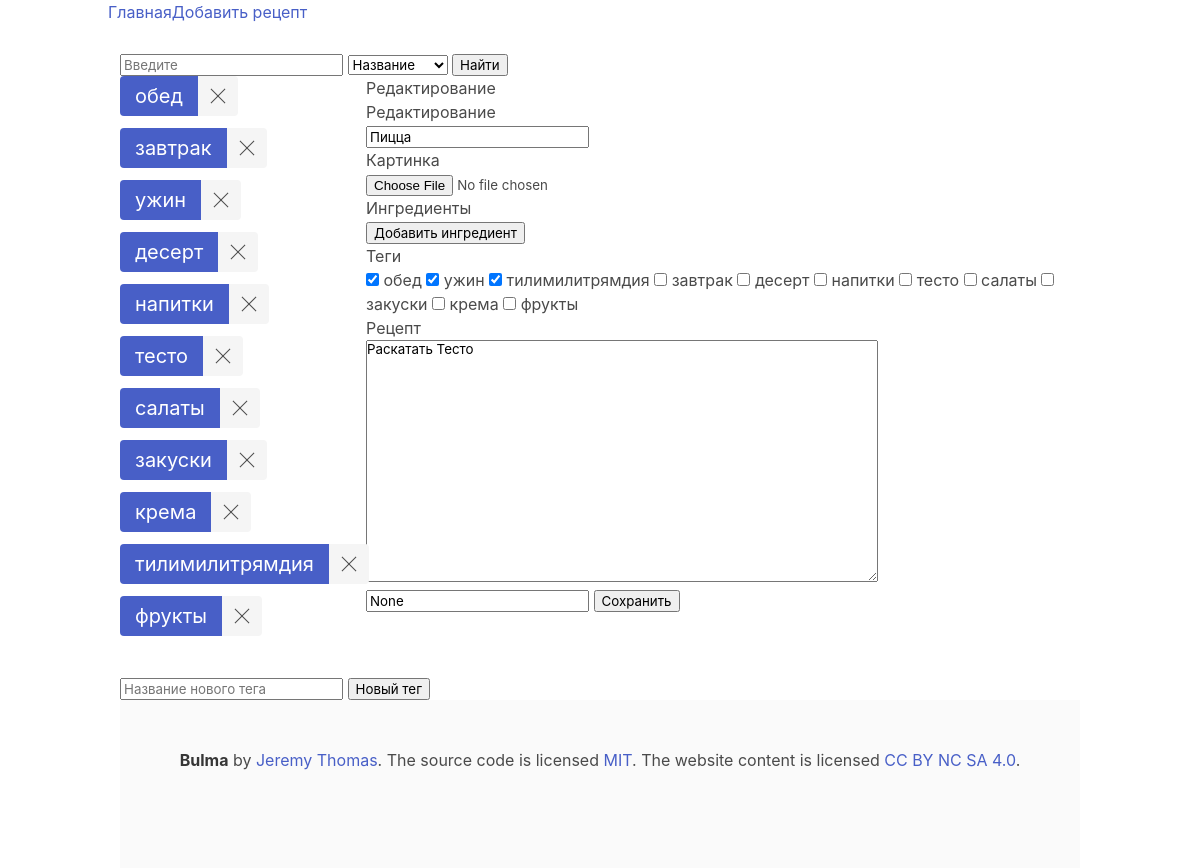
Screenshot of /picca/edit with the database file from the repository.
### tables this page shows
CREATE TABLE tags (
    id INTEGER PRIMARY KEY AUTOINCREMENT,
    title varchar(32) not null
);

CREATE TABLE recipes (id INTEGER PRIMARY KEY AUTOINCREMENT, created TIMESTAMP NOT NULL DEFAULT CURRENT_TIMESTAMP, title varchar (32) NOT NULL, url varchar (64) NOT NULL, tags varchar (64) NOT NULL, recipe text NOT NULL, image VARCHAR (255), source VARCHAR (512));

### main.py (the view)
@app.route('/<recipe_url>/edit', methods=('POST', 'GET'))
def edit(recipe_url):
    tags = databaseGet.get_all_tags()
    post = databaseGet.get_one_post_with_url(recipe_url)
    using_tags_list, unusing_tags_list = using_tags(recipe_url)
    ingredients = databaseGet.get_ingredients_to_recipe_by_recipe_id(post['id'])
    return render_template('create.html', recipe=post, tags=tags, page_title="Редактирование", use_tags=using_tags_list, unusing_tags=unusing_tags_list, ingredients=ingredients)

### main.py (called while the page is built)
def using_tags(recipe_url):
    use_tags = databaseGet.get_tags_to_recipe(recipe_url)
    all_tags = databaseGet.get_all_tags()
    unusing_tags = []
    for tag in all_tags:
        if not tag['title'] in use_tags:
            unusing_tags.append(tag['title'])
    return use_tags, unusing_tags

### src/SqlClassConnection.py (called while the page is built)
    def get_one_post_with_url(self, url):
        post = self.cursor.execute('SELECT * FROM recipes WHERE url = ?', (url,)).fetchone()
        return post

    def get_all_tags(self):
        tags = self.cursor.execute("SELECT * FROM tags").fetchall()
        return tags

    def get_tags_to_recipe(self, url):
        tags_list = []
        tags = self.cursor.execute("""SELECT * FROM tags_recipes
                                    INNER JOIN recipes ON recipes.id = tags_recipes.recipe
                                    WHERE recipes.url=?""", (url,)).fetchall()
        for i in tags:
            tag = self.cursor.execute("""SELECT * FROM tags
                                                INNER JOIN tags_recipes ON tags_recipes.tag = tags.id
                                                WHERE tags.id=?""", (i['tag'],)).fetchone()
            tags_list.append(tag['title'])
        return tags_list

    def get_ingredients_to_recipe_by_recipe_id(self, recipe_id):
        ingredients = self.cursor.execute("SELECT * FROM ingredients WHERE recipe_id=?", (recipe_id,)).fetchall()
        return ingredients

### templates/create.html (shortened to what this page needs)
{% extends 'base.html' %}
{% block content %}
<h1>{% block title %} {{ page_title }} {% endblock %}</h1>
{% if recipe %}
    <form action="/save" method="POST" enctype="multipart/form-data">
        <h2>{{ page_title }}</h2>
        <label>
            <input type="text" name="title" placeholder="Название рецепта" required value="{{ recipe['title'] }}">
        </label>
        <p>Картинка</p>
        <label>
            <input type="file" name="file">
        </label>
        <div id="inputing">
            <h4>Ингредиенты</h4>
        </div>
        <input type="button" value="Добавить ингредиент" onclick="addInput()">
        <div>
            <h3>Теги</h3>
            {% for tag in use_tags %}
                <label>
                    <input type="checkbox" name="tag" value="{{ tag }}" checked>
                    {{ tag }}
                </label>
            {% endfor %}
            {% for tag in unusing_tags %}
                <label>
                    <input type="checkbox" name="tag" value="{{ tag }}">
                    {{ tag }}
                </label>
            {% endfor %}
        </div>
        <h3>Рецепт</h3>
        <label>
            <textarea name="recipe" required rows="15" cols="55">{{ request.form['recipe'] or recipe['recipe'] }}</textarea>
        </label>
        <label>
            <input type="text" name="source" placeholder="Источник" value="{{ recipe['source'] }}">
        </label>
        <input type="submit" value="Сохранить">
    </form>
{% endif %}
{% endblock %}

### templates/base.html (shortened to what this page needs)
<!doctype html>
<html lang="ru">
    <head>
        <link rel="stylesheet" href="../static/css/bulma.css">
    </head>
    <body>
        <div class="container">
            <nav class="navbar">
                <a class="navbar-brand" href="{{ url_for('index')}}">Главная</a>
                <div class="collapse navbar-collapse" id="navbarNav">
                    <ul class="navbar-nav">
                        <li class="nav-item">
                            <a class="nav-link" href="{{url_for('create')}}">Добавить рецепт</a>
                        </li>
                    </ul>
                </div>
            </nav>
            <div class="search">
                <label>
                    <input class="search_input" type="text" name="search_content" placeholder="Введите">
                    <select id="type_input">
                        <option value="title">Название</option>
                    </select>
                    <input type="button" value="Найти" onclick="search_generate_url()">
                </label>
            </div>
            <div class="columns">
                <div class="column is-one-quarterd tags">
                    <div class="field is-grouped is-grouped-multiline">
                        {% for tag in tags %}
                            <div class="control">
                                <div class="tags has-addons are-large">
                                    <a class="tag is-link" href="search?tag={{ tag['id'] }}">{{ tag['title'] }}</a>
                                    <a class="tag is-delete" href="{{ tag['id'] }}/delete"></a>
                                </div>
                            </div>
                        {% endfor %}
                    </div>
                </div>
                <div class="column is-three-quarters">
                        {% block content %}
                        {% endblock %}
                </div>
            </div>
            <form action="/create_tag" method="post">
                <label>
                    <input type="text" name="new_tag" placeholder="Название нового тега">
                </label>
                <input type="submit" value="Новый тег">
            </form>
        <footer class="footer">
            <div class="content has-text-centered">
            <p>
                <strong>Bulma</strong> by <a href="https://jgthms.com">Jeremy Thomas</a>. The source code is licensed
                <a href="http://opensource.org/licenses/mit-license.php">MIT</a>. The website content
                is licensed <a href="http://creativecommons.org/licenses/by-nc-sa/4.0/">CC BY NC SA 4.0</a>.
            </p>
            </div>
        </footer>
    </body>
</html>

### rows the page displays
tags: title "обед"
tags: title "завтрак"
tags: title "ужин"
tags: title "десерт"
tags: title "напитки"
tags: title "тесто"
tags: title "салаты"
tags: title "закуски"
tags: title "крема"
tags: title "тилимилитрямдия"
tags: title "фрукты"
recipes: title "Пицца", recipe "Раскатать Тесто"

### other values shown
{{ page_title }} "Редактирование"
